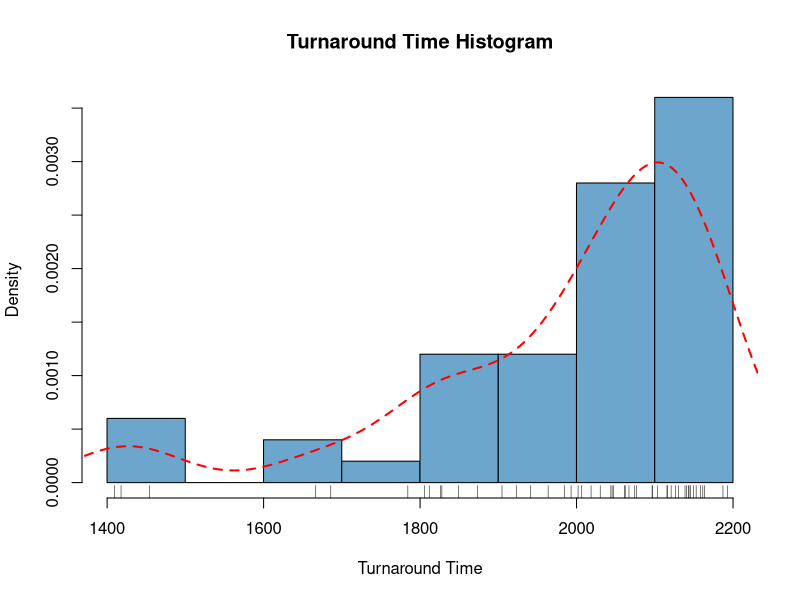
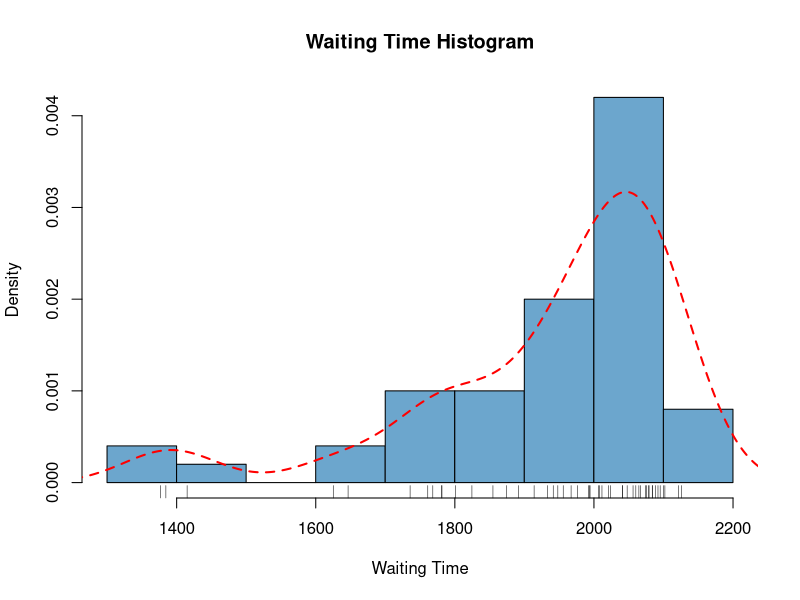
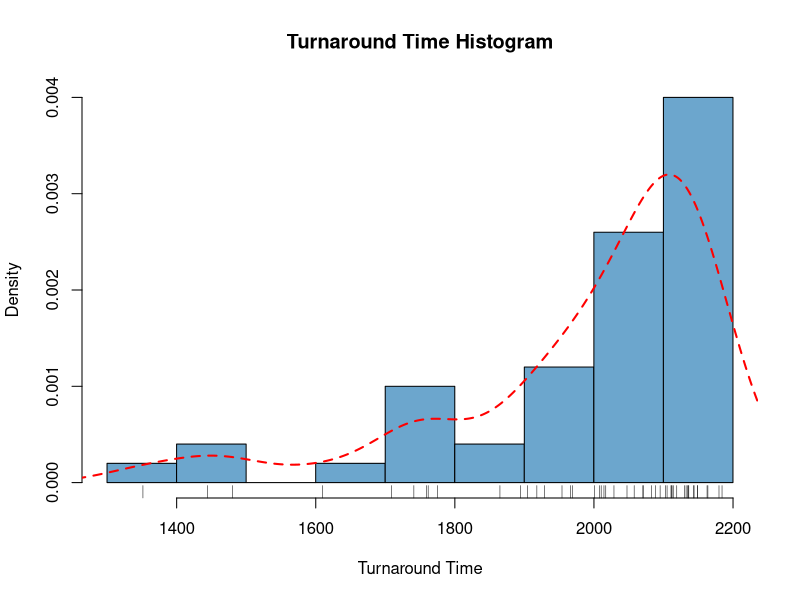
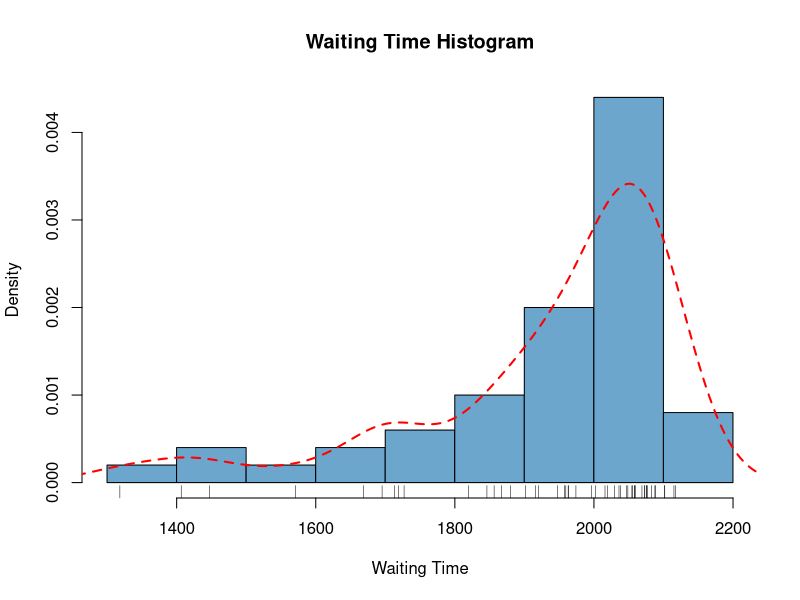
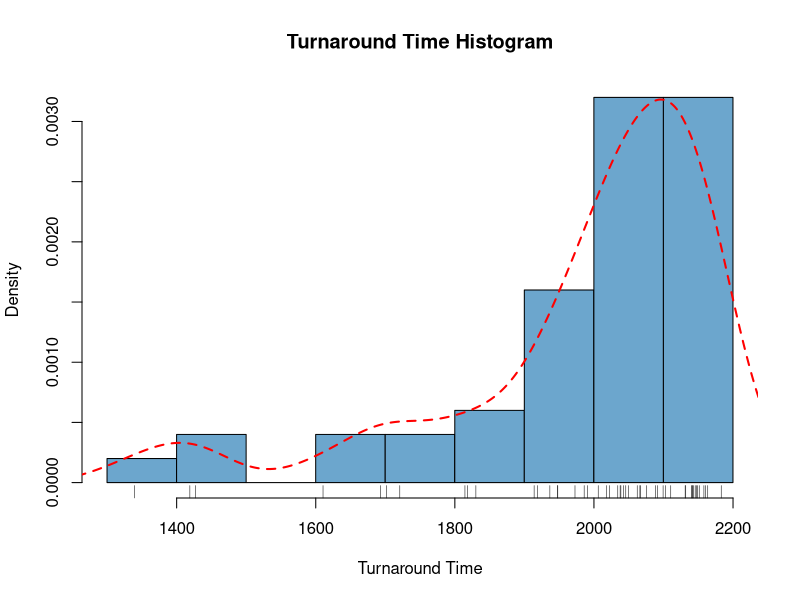
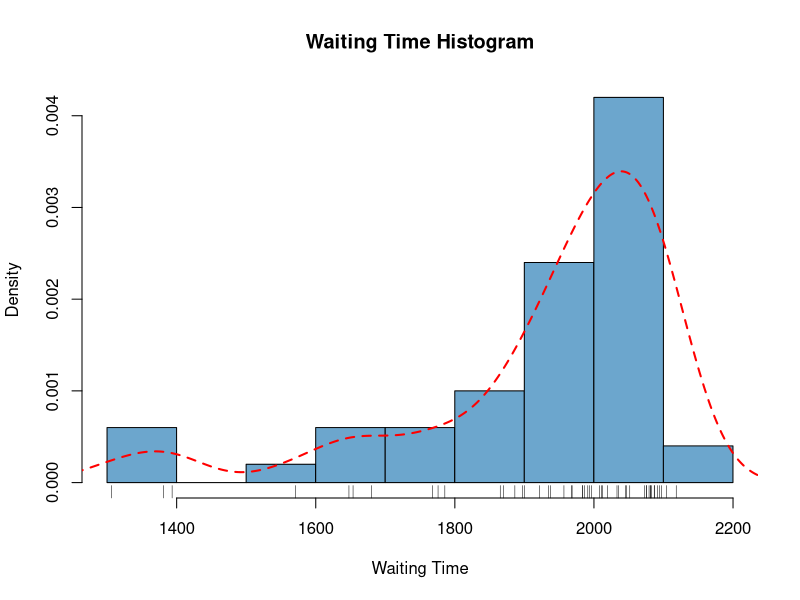
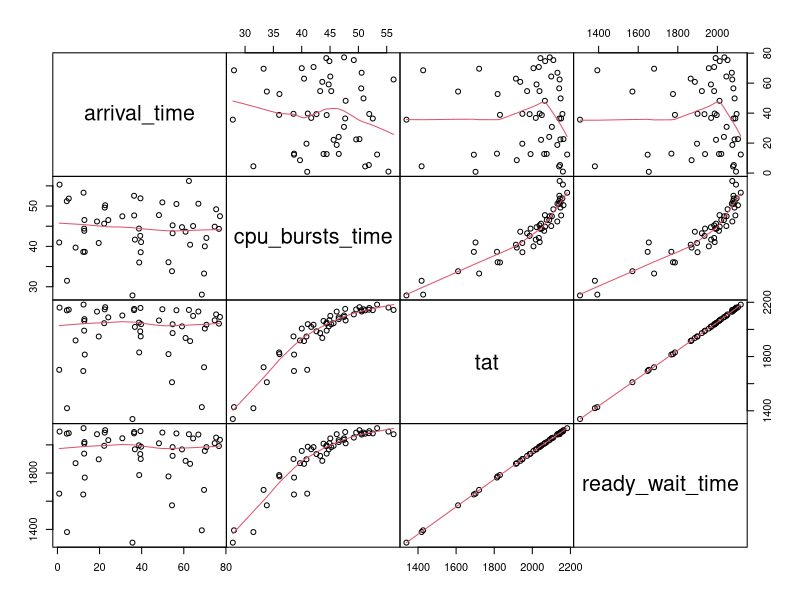

The R source for these figures, in order:
require(MASS)

##############################RR################################
#================ QT = 0.3 ================================#
rr.dat <- read.csv(file = "rr.txt")

png(file="~/Desktop/Rosarinho/Mestrado/MEI/assignment/plots/rr/tat_rr_qt03.png",
    width=600, height=350)
truehist(rr.dat[,6], nbins = "FD",col="skyblue3", prob = TRUE,xlab = "Turnaround Time", ylab = "Density", main = "Turnaround Time Histogram")
lines(density(rr.dat[,6]), lwd = 2,col="red",lty = "dashed")
rug(rr.dat[,6])
dev.off()

png(file="~/Desktop/Rosarinho/Mestrado/MEI/assignment/plots/rr/wt_rr_qt03.png",
    width=600, height=350)

truehist(rr.dat[,7], nbins = "FD", col="skyblue3", prob = TRUE,xlab = "Waiting Time", ylab = "Density", main = "Waiting Time Histogram")
lines(density(rr.dat[,7]), lwd = 2,col="red",lty = "dashed")
rug(rr.dat[,7])
dev.off()

sprintf("TAT RR QT= 0.3: %.2f", mean(rr.dat[,6]))
sprintf("WT  RR QT= 0.3: %.2f", mean(rr.dat[,7]))
sprintf("RT QT= 0.3: %.2f", mean(rr.dat[,8]))

#================ QT = 1 ================================#
rr1.dat <- read.csv(file = "rr1.txt")

png(file="~/Desktop/Rosarinho/Mestrado/MEI/assignment/plots/rr/tat_rr_qt1.png",
    width=600, height=350)
truehist(rr1.dat[,6], nbins = "FD", col="skyblue3", prob = TRUE,xlab = "Turnaround Time", ylab = "Density", main = "Turnaround Time Histogram")
lines(density(rr1.dat[,6]), lwd = 2,col="red",lty = "dashed")
rug(rr1.dat[,6])
dev.off()

png(file="~/Desktop/Rosarinho/Mestrado/MEI/assignment/plots/rr/wt_rr_qt1.png",
    width=600, height=350)

truehist(rr1.dat[,7], nbins = "FD", col="skyblue3", prob = TRUE,xlab = "Waiting Time", ylab = "Density", main = "Waiting Time Histogram")
lines(density(rr1.dat[,7]), lwd = 2,col="red",lty = "dashed")
rug(rr1.dat[,7])
dev.off()

sprintf("TAT RR QT= 1: %.2f", mean(rr1.dat[,6]))
sprintf("WT  RR QT= 1: %.2f", mean(rr1.dat[,7]))
sprintf("RT QT= 1: %.2f", mean(rr1.dat[,8]))
#================ QT = 0.8 ================================#
rr08.dat <- read.csv(file = "rr08.txt")
attach(rr08.dat)
png(file="~/Desktop/Rosarinho/Mestrado/MEI/assignment/plots/rr/tat_rr_qt08.png",
    width=600, height=350)
truehist(rr08.dat[,6], nbins = "FD", col="skyblue3", prob = TRUE,xlab = "Turnaround Time", ylab = "Density", main = "Turnaround Time Histogram")
lines(density(rr08.dat[,6]), lwd = 2,col="red",lty = "dashed")
rug(rr08.dat[,6])
dev.off()

png(file="~/Desktop/Rosarinho/Mestrado/MEI/assignment/plots/rr/wt_rr_qt08.png",
    width=600, height=350)

truehist(rr08.dat[,7], nbins = "FD", col="skyblue3", prob = TRUE,xlab = "Waiting Time", ylab = "Density", main = "Waiting Time Histogram")
lines(density(rr08.dat[,7]), lwd = 2,col="red",lty = "dashed")
rug(rr08.dat[,7])
dev.off()

png(file="~/Desktop/Rosarinho/Mestrado/MEI/assignment/plots/rr/REL_rr_qt08.png",
    width=600, height=350)
pairs(cbind(arrival_time, cpu_bursts_time, tat, ready_wait_time), gap = 0, panel = panel.smooth)
dev.off()

sprintf("TAT RR QT= 0.8: %.2f", mean(rr08.dat[,6]))
sprintf("WT  RR QT= 0.8: %.2f", mean(rr08.dat[,7]))
sprintf("RT QT= 0.8: %.2f", mean(rr08.dat[,8]))
